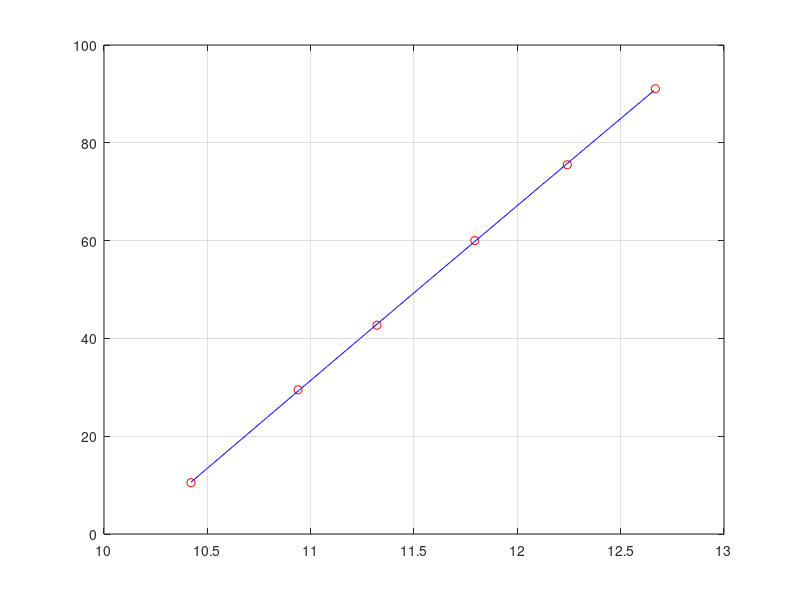

Recreate this plot in MATLAB.
x = [10.421, 10.939, 11.321, 11.794, 12.242, 12.668];
y = [10.5, 29.49, 42.7, 60.01, 75.51, 91.05];

plot(x,y,'or'), grid;
hold on

A = [(x.^2)', (x.^1)', (x.^0)'];
Y = y';
X = inv(A' * A) * (A' * Y);

a = X(1);
fprintf('%.8f\n',a);
b = X(2);
fprintf('%.8f\n',b);
c = X(3);
fprintf('%.8f\n',c);

xx = min(x) : 0.01 : max(x);
yy = a * xx.^2 + b*xx + c;

plot(xx,yy,'b');
hold off
